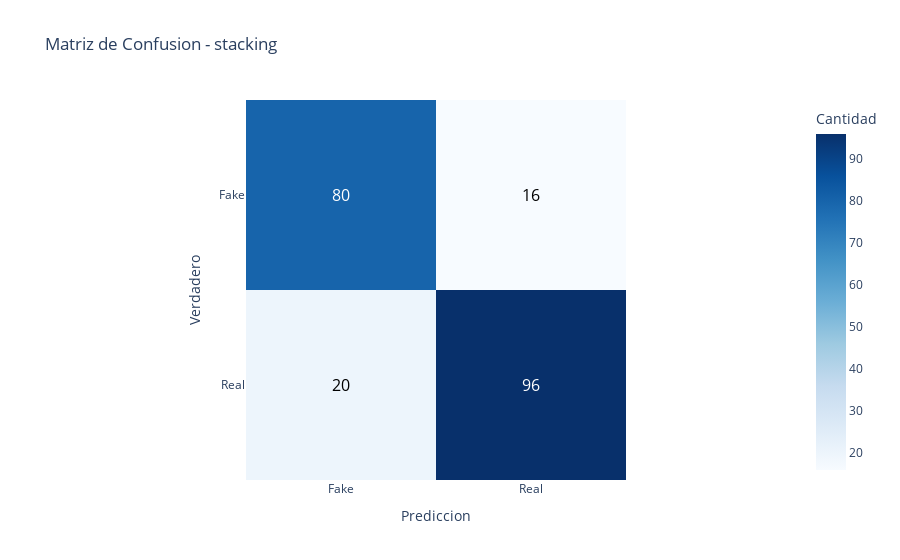

Notebook source saved alongside this figure:
### Code cell
# Matriz de confusion del mejor modelo
if comparison_results:
    best_model_data = comparison_results['best_ensemble'] if comparison_results['verdict'] != 'INDIVIDUAL SUPERIOR' else comparison_results['best_individual']
    
    if 'predictions' in best_model_data:
        y_pred_best = best_model_data['predictions']
        
        # Matriz de confusion
        cm = confusion_matrix(y_test, y_pred_best)
        
        fig_cm = px.imshow(
            cm,
            labels=dict(x="Prediccion", y="Verdadero", color="Cantidad"),
            x=['Fake', 'Real'],
            y=['Fake', 'Real'],
            color_continuous_scale='Blues',
            title=f"Matriz de Confusion - {best_model_data['name']}"
        )
        
        # Añadir texto a cada celda
        for i in range(2):
            for j in range(2):
                fig_cm.add_annotation(
                    x=j, y=i,
                    text=str(cm[i, j]),
                    showarrow=False,
                    font=dict(color="white" if cm[i, j] > cm.max()/2 else "black", size=16)
                )
        
        fig_cm.show()
        
        # Calcular metricas de confusion matrix
        tn, fp, fn, tp = cm.ravel()
        precision = tp / (tp + fp) if (tp + fp) > 0 else 0
        recall = tp / (tp + fn) if (tp + fn) > 0 else 0
        specificity = tn / (tn + fp) if (tn + fp) > 0 else 0
        
        print(f"\nMetricas detalladas - {best_model_data['name']}:")
        print(f"True Positives: {tp}")
        print(f"True Negatives: {tn}")
        print(f"False Positives: {fp}")
        print(f"False Negatives: {fn}")
        print(f"Precision: {precision:.4f}")
        print(f"Recall: {recall:.4f}")
        print(f"Specificity: {specificity:.4f}")
        
        # Reporte de clasificacion
        print(f"\nReporte de clasificacion completo:")
        print(classification_report(y_test, y_pred_best, target_names=['Fake', 'Real']))
else:
    print("No hay datos de mejor modelo para matriz de confusion")

### Figure 1 — Plotly figure (JSON) as saved in the notebook; plotly's stock layout.template omitted (floating-point values rounded to 4 significant figures)
{"data": [{"coloraxis": "coloraxis", "hovertemplate": "Prediccion: %{x}<br>Verdadero: %{y}<br>Cantidad: %{z}<extra></extra>", "name": "0", "type": "heatmap", "x": ["Fake", "Real"], "xaxis": "x", "y": ["Fake", "Real"], "yaxis": "y", "z": [[80, 16], [20, 96]]}], "layout": {"annotations": [{"font": {"color": "white", "size": 16}, "showarrow": false, "text": "80", "x": 0, "y": 0}, {"font": {"color": "black", "size": 16}, "showarrow": false, "text": "16", "x": 1, "y": 0}, {"font": {"color": "black", "size": 16}, "showarrow": false, "text": "20", "x": 0, "y": 1}, {"font": {"color": "white", "size": 16}, "showarrow": false, "text": "96", "x": 1, "y": 1}], "coloraxis": {"colorbar": {"title": {"text": "Cantidad"}}, "colorscale": [[0, "rgb(247,251,255)"], [0.125, "rgb(222,235,247)"], [0.25, "rgb(198,219,239)"], [0.375, "rgb(158,202,225)"], [0.5, "rgb(107,174,214)"], [0.625, "rgb(66,146,198)"], [0.75, "rgb(33,113,181)"], [0.875, "rgb(8,81,156)"], [1, "rgb(8,48,107)"]]}, "title": {"text": "Matriz de Confusion - stacking"}, "xaxis": {"anchor": "y", "constrain": "domain", "domain": [0, 1], "scaleanchor": "y", "title": {"text": "Prediccion"}}, "yaxis": {"anchor": "x", "autorange": "reversed", "constrain": "domain", "domain": [0, 1], "title": {"text": "Verdadero"}}}}
